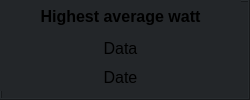
          <widget class="QFrame" name="frame_21">
           <property name="styleSheet">
            <string notr="true">background-color: rgb(35, 38, 41);</string>
           </property>
           <property name="frameShape">
            <enum>QFrame::Box</enum>
           </property>
           <property name="frameShadow">
            <enum>QFrame::Raised</enum>
           </property>
           <widget class="QWidget" name="verticalLayoutWidget_28">
            <property name="geometry">
             <rect>
              <x>0</x>
              <y>0</y>
              <width>241</width>
              <height>91</height>
             </rect>
            </property>
            <layout class="QVBoxLayout" name="verticalLayout_31">
             <item>
              <spacer name="verticalSpacer_26">
               <property name="orientation">
                <enum>Qt::Vertical</enum>
               </property>
               <property name="sizeHint" stdset="0">
                <size>
                 <width>20</width>
                 <height>40</height>
                </size>
               </property>
              </spacer>
             </item>
             <item>
              <widget class="QLabel" name="label_44">
               <property name="font">
                <font>
                 <pointsize>12</pointsize>
                 <weight>75</weight>
                 <bold>true</bold>
                </font>
               </property>
               <property name="text">
                <string>Highest average watt</string>
               </property>
               <property name="alignment">
                <set>Qt::AlignCenter</set>
               </property>
              </widget>
             </item>
             <item>
              <spacer name="verticalSpacer_27">
               <property name="orientation">
                <enum>Qt::Vertical</enum>
               </property>
               <property name="sizeHint" stdset="0">
                <size>
                 <width>20</width>
                 <height>40</height>
                </size>
               </property>
              </spacer>
             </item>
             <item>
              <widget class="QLabel" name="highAvgWattLabel">
               <property name="font">
                <font>
                 <pointsize>12</pointsize>
                </font>
               </property>
               <property name="text">
                <string>Data</string>
               </property>
               <property name="alignment">
                <set>Qt::AlignCenter</set>
               </property>
              </widget>
             </item>
             <item>
              <widget class="QPushButton" name="highAvgWattDateButton">
               <property name="font">
                <font>
                 <pointsize>12</pointsize>
                </font>
               </property>
               <property name="text">
                <string>Date</string>
               </property>
               <property name="flat">
                <bool>true</bool>
               </property>
              </widget>
             </item>
            </layout>
           </widget>
          </widget>
